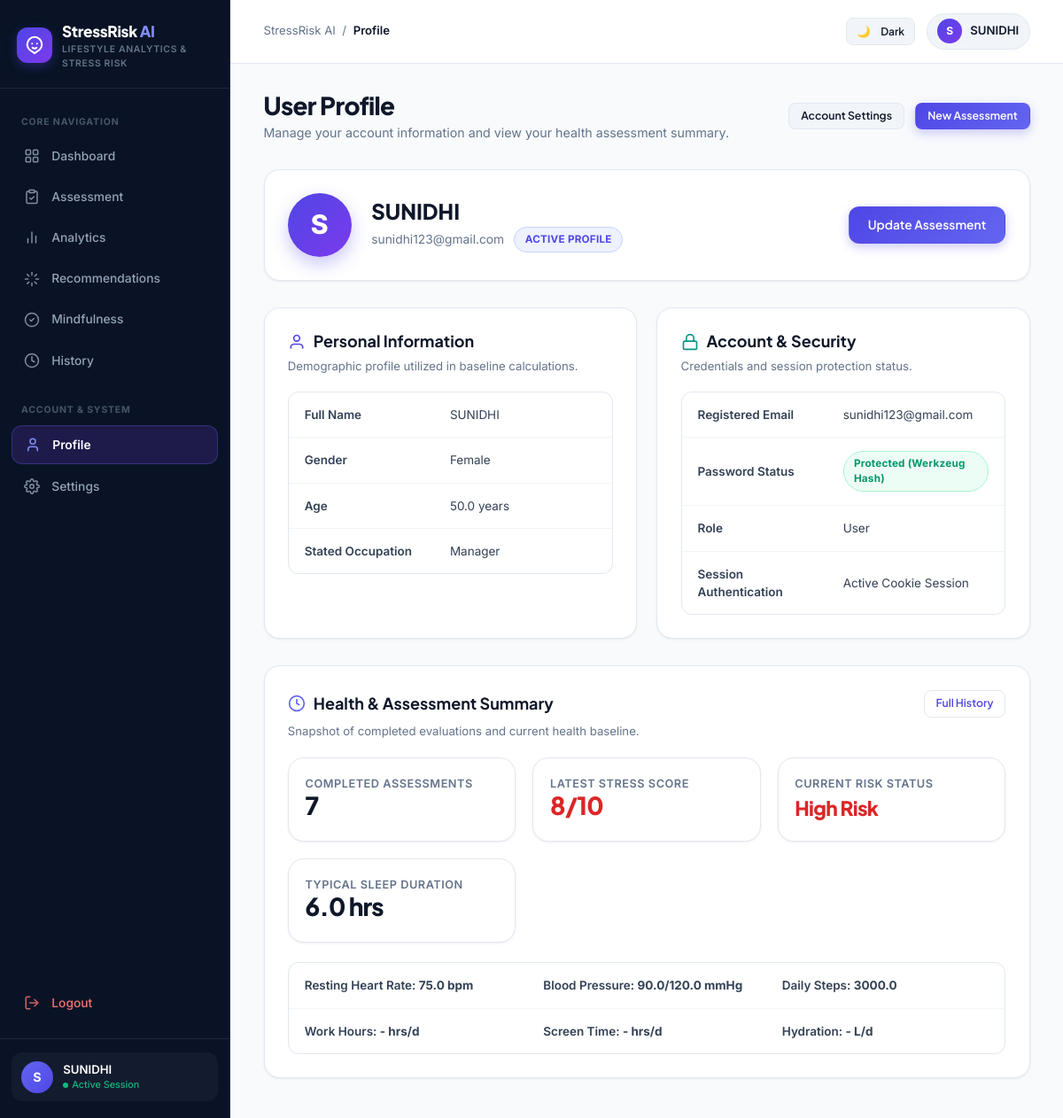
/profile (signed in), run on the app's committed database.
### tables this page shows
CREATE TABLE users (

            id INTEGER PRIMARY KEY AUTOINCREMENT,

            name TEXT NOT NULL,

            email TEXT NOT NULL UNIQUE,

            password TEXT NOT NULL,

            gender TEXT,

            created_at TEXT NOT NULL

        , latest_health TEXT DEFAULT '{}', recommendations TEXT DEFAULT '[]', assessment_count INTEGER DEFAULT 0);

CREATE TABLE assessments (

            id INTEGER PRIMARY KEY AUTOINCREMENT,

            user_id INTEGER NOT NULL,

            age REAL,

            gender TEXT,

            occupation TEXT,

            sleep_duration REAL,

            quality_of_sleep REAL,

            physical_activity REAL,

            bmi_category TEXT,

            heart_rate REAL,

            daily_steps REAL,

            systolic_bp REAL,

            diastolic_bp REAL,

            stress_prediction REAL,

            risk_level TEXT,

            assessment_date TEXT NOT NULL, stress_level INTEGER, created_at TEXT, health_data TEXT, recommendations TEXT, top_features TEXT,

            FOREIGN KEY (user_id)
                REFERENCES users(id)

        );

### app.py (the view)
@app.route("/profile")
@login_required
def profile():
    user = current_user()
    return render_template(
        "profile.html",
        gender=user["gender"],
        **page_context(user)
    )

### templates/profile.html (shortened to what this page needs)
{% extends "base.html" %}
{% block breadcrumb %}Profile{% endblock %}
{% block content %}
<div class="topbar">
    <div class="topbar-heading">
        <h1>User Profile</h1>
        <div class="subtitle">Manage your account information and view your health assessment summary.</div>
    </div>
    <div class="topbar-actions">
        <a href="{{ url_for('settings') }}" class="btn btn-secondary btn-sm">Account Settings</a>
        <a href="{{ url_for('assessment') }}" class="btn btn-primary btn-sm">New Assessment</a>
    </div>
</div>
<div class="card" style="margin-bottom: 2rem;">
    <div style="display: flex; align-items: center; justify-content: space-between; flex-wrap: wrap; gap: 1.5rem;">
        <div style="display: flex; align-items: center; gap: 1.5rem;">
            <div style="width: 72px; height: 72px; border-radius: var(--radius-full); background: linear-gradient(135deg, #4f46e5 0%, #7c3aed 100%); color: #ffffff; display: flex; align-items: center; justify-content: center; font-size: 2rem; font-weight: 800; box-shadow: 0 8px 20px rgba(79, 70, 229, 0.3);">
                {{ (user_name or "U")[0]|upper }}
            </div>
            <div>
                <h2 style="font-size: 1.6rem; font-weight: 800; color: var(--color-text-title); margin-bottom: 0.25rem;">
                    {{ user_name or "User" }}
                </h2>
                <div style="display: flex; align-items: center; gap: 0.75rem; flex-wrap: wrap;">
                    <span style="color: var(--color-text-muted); font-size: 0.92rem;">{{ user_email }}</span>
                    <span class="badge badge-primary">Active Profile</span>
                </div>
            </div>
        </div>
        <div style="display: flex; gap: 0.75rem;">
            <a href="{{ url_for('assessment') }}" class="btn btn-primary">
                Update Assessment
            </a>
        </div>
    </div>
</div>
<div class="grid-2">
    <div class="card">
        <div class="card-header">
            <h2>
                <svg width="20" height="20" viewBox="0 0 24 24" fill="none" stroke="currentColor" stroke-width="2" style="color: var(--color-primary);"><path d="M20 21v-2a4 4 0 0 0-4-4H8a4 4 0 0 0-4 4v2"></path><circle cx="12" cy="7" r="4"></circle></svg>
                Personal Information
            </h2>
        </div>
        <p class="card-subtitle">Demographic profile utilized in baseline calculations.</p>
        <div class="table-responsive">
            <table class="table">
                <tbody>
                    <tr>
                        <td style="font-weight: 600; width: 45%;">Full Name</td>
                        <td>{{ user_name or "Not set" }}</td>
                    </tr>
                    <tr>
                        <td style="font-weight: 600;">Gender</td>
                        <td>{{ gender or health.get("gender") or "Not set" }}</td>
                    </tr>
                    <tr>
                        <td style="font-weight: 600;">Age</td>
                        <td>{{ health.get("age", "-") }} years</td>
                    </tr>
                    <tr>
                        <td style="font-weight: 600;">Stated Occupation</td>
                        <td>{{ health.get("occupation", "-")|capitalize }}</td>
                    </tr>
                </tbody>
            </table>
        </div>
    </div>
    <div class="card">
        <div class="card-header">
            <h2>
                <svg width="20" height="20" viewBox="0 0 24 24" fill="none" stroke="currentColor" stroke-width="2" style="color: var(--color-teal);"><rect x="3" y="11" width="18" height="11" rx="2" ry="2"></rect><path d="M7 11V7a5 5 0 0 1 10 0v4"></path></svg>
                Account & Security
            </h2>
        </div>
        <p class="card-subtitle">Credentials and session protection status.</p>
        <div class="table-responsive">
            <table class="table">
                <tbody>
                    <tr>
                        <td style="font-weight: 600; width: 45%;">Registered Email</td>
                        <td>{{ user_email or "Not registered" }}</td>
                    </tr>
                    <tr>
                        <td style="font-weight: 600;">Password Status</td>
                        <td>
                            <span class="badge badge-low" style="text-transform: none;">
                                Protected (Werkzeug Hash)
                            </span>
                        </td>
                    </tr>
                    <tr>
                        <td style="font-weight: 600;">Role</td>
                        <td>{{ user_role or "User" }}</td>
                    </tr>
                    <tr>
                        <td style="font-weight: 600;">Session Authentication</td>
                        <td>Active Cookie Session</td>
                    </tr>
                </tbody>
            </table>
        </div>
    </div>
</div>
<div class="card" style="margin-top: 2rem;">
    <div class="card-header">
        <h2>
            <svg width="20" height="20" viewBox="0 0 24 24" fill="none" stroke="currentColor" stroke-width="2" style="color: var(--color-accent);"><circle cx="12" cy="12" r="10"></circle><polyline points="12 6 12 12 16 14"></polyline></svg>
            Health & Assessment Summary
        </h2>
        <a href="{{ url_for('history') }}" class="btn btn-outline btn-sm">Full History</a>
    </div>
    <p class="card-subtitle">Snapshot of completed evaluations and current health baseline.</p>
    <div class="stats" style="margin-bottom: 1.5rem;">
        <div class="stat-card" style="padding: 1.25rem;">
            <div class="stat-title">Completed Assessments</div>
            <div class="stat-value" style="font-size: 1.85rem;">{{ assessment_count }}</div>
        </div>
        <div class="stat-card" style="padding: 1.25rem;">
            <div class="stat-title">Latest Stress Score</div>
            <div class="stat-value {% if risk_level == 'High Risk' %}high{% elif risk_level == 'Medium Risk' %}medium{% else %}low{% endif %}" style="font-size: 1.85rem;">
                {{ prediction }}/10
            </div>
        </div>
        <div class="stat-card" style="padding: 1.25rem;">
            <div class="stat-title">Current Risk Status</div>
            <div class="stat-value {% if risk_level == 'High Risk' %}high{% elif risk_level == 'Medium Risk' %}medium{% else %}low{% endif %}" style="font-size: 1.5rem;">
                {{ risk_level }}
            </div>
        </div>
        <div class="stat-card" style="padding: 1.25rem;">
            <div class="stat-title">Typical Sleep Duration</div>
            <div class="stat-value" style="font-size: 1.85rem;">{{ sleep_duration }} hrs</div>
        </div>
    </div>
    <div class="table-responsive">
        <table class="table">
            <tbody>
                <tr>
                    <td style="font-weight: 600; width: 33%;">Resting Heart Rate: <strong>{{ heart_rate }} bpm</strong></td>
                    <td style="font-weight: 600; width: 33%;">Blood Pressure: <strong>{{ health.get("systolic_bp", "-") }}/{{ health.get("diastolic_bp", "-") }} mmHg</strong></td>
                    <td style="font-weight: 600; width: 33%;">Daily Steps: <strong>{{ daily_steps }}</strong></td>
                </tr>
                <tr>
                    <td style="font-weight: 600;">Work Hours: <strong>{{ health.get("working_hours", "-") }} hrs/d</strong></td>
                    <td style="font-weight: 600;">Screen Time: <strong>{{ health.get("screen_time", "-") }} hrs/d</strong></td>
                    <td style="font-weight: 600;">Hydration: <strong>{{ health.get("water_intake", "-") }} L/d</strong></td>
                </tr>
            </tbody>
        </table>
    </div>
</div>
{% endblock %}

### templates/base.html (shortened to what this page needs)
<!DOCTYPE html>
<html lang="en">
<head>
    <link rel="stylesheet" href="{{ url_for('static', filename='css/style.css') }}">
    <link rel="stylesheet" href="{{ url_for('static', filename='css/theme.css') }}">
</head>
<body>
<div class="app-layout">
    {% include 'sidebar.html' %}
    <main class="main">
        <header style="padding: 1rem 2.5rem; background: var(--color-surface); border-bottom: 1px solid var(--color-border); display: flex; align-items: center; justify-content: space-between; position: sticky; top: 0; z-index: 30;">
            <div style="display: flex; align-items: center; gap: 1rem;">
                <div style="display: flex; align-items: center; gap: 0.5rem; font-size: 0.88rem; color: var(--color-text-muted);">
                    <span>StressRisk AI</span>
                    <span>/</span>
                    <span style="color: var(--color-text-title); font-weight: 600;">
                        {% block breadcrumb %}{{ request.endpoint|capitalize }}{% endblock %}
                    </span>
                </div>
            </div>
            <div style="display: flex; align-items: center; gap: 0.85rem;">
                <button id="themeToggleBtn" onclick="toggleTheme()" class="btn btn-secondary btn-sm" title="Toggle Theme" style="padding: 0.45rem 0.75rem;">
                    <span id="themeIcon">🌙</span>
                    <span id="themeLabel" style="font-size: 0.8rem; margin-left: 4px;">Dark</span>
                </button>
                <a href="{{ url_for('profile') }}" style="display: flex; align-items: center; gap: 0.6rem; padding: 0.35rem 0.75rem; border-radius: var(--radius-full); background: var(--color-bg-subtle); border: 1px solid var(--color-border); text-decoration: none;">
                    <div style="width: 28px; height: 28px; border-radius: 50%; background: linear-gradient(135deg, #4f46e5, #7c3aed); color: white; display: flex; align-items: center; justify-content: center; font-weight: 700; font-size: 0.8rem;">
                        {{ (user_name or "U")[0]|upper }}
                    </div>
                    <span style="font-size: 0.88rem; font-weight: 600; color: var(--color-text-title);">{{ user_name or "User" }}</span>
                </a>
            </div>
        </header>
        <div class="content-container">
            {% block content %}{% endblock %}
        </div>
    </main>
</div>
</body>
</html>

### templates/sidebar.html (shortened to what this page needs)
<aside class="sidebar" id="appSidebar">
    <div class="sidebar-header">
        <a href="{{ url_for('dashboard') }}" class="sidebar-brand">
            <div class="brand-icon-wrapper">
            </div>
            <div class="brand-text">
                <span class="brand-name">StressRisk <span>AI</span></span>
                <span class="brand-tag">Lifestyle Analytics & Stress Risk</span>
            </div>
        </a>
    </div>
    <nav class="sidebar-nav">
        <div class="nav-section-title">Core Navigation</div>
        <a href="{{ url_for('dashboard') }}" class="{% if request.endpoint == 'dashboard' %}active{% endif %}">
            <span class="nav-icon">
            </span>
            <span>Dashboard</span>
        </a>
        <a href="{{ url_for('assessment') }}" class="{% if request.endpoint in ['assessment', 'predict'] %}active{% endif %}">
            <span class="nav-icon">
            </span>
            <span>Assessment</span>
        </a>
        <a href="{{ url_for('analytics') }}" class="{% if request.endpoint == 'analytics' %}active{% endif %}">
            <span class="nav-icon">
                <svg width="18" height="18" viewBox="0 0 24 24" fill="none" stroke="currentColor" stroke-width="2" stroke-linecap="round" stroke-linejoin="round">
                    <line x1="18" y1="20" x2="18" y2="10"></line>
                    <line x1="12" y1="20" x2="12" y2="4"></line>
                    <line x1="6" y1="20" x2="6" y2="14"></line>
                </svg>
            </span>
            <span>Analytics</span>
        </a>
        <a href="{{ url_for('recommendations') }}" class="{% if request.endpoint == 'recommendations' %}active{% endif %}">
            <span class="nav-icon">
            </span>
            <span>Recommendations</span>
        </a>
        <a href="{{ url_for('mindfulness') }}" class="{% if request.endpoint == 'mindfulness' %}active{% endif %}">
            <span class="nav-icon">
                <svg width="18" height="18" viewBox="0 0 24 24" fill="none" stroke="currentColor" stroke-width="2" stroke-linecap="round" stroke-linejoin="round">
                    <path d="M12 22c5.523 0 10-4.477 10-10S17.523 2 12 2 2 6.477 2 12s4.477 10 10 10z"></path>
                    <path d="m9 12 2 2 4-4"></path>
                </svg>
            </span>
            <span>Mindfulness</span>
        </a>
        <a href="{{ url_for('history') }}" class="{% if request.endpoint == 'history' %}active{% endif %}">
            <span class="nav-icon">
                <svg width="18" height="18" viewBox="0 0 24 24" fill="none" stroke="currentColor" stroke-width="2" stroke-linecap="round" stroke-linejoin="round">
                    <circle cx="12" cy="12" r="10"></circle>
                    <polyline points="12 6 12 12 16 14"></polyline>
                </svg>
            </span>
            <span>History</span>
        </a>
        <div class="nav-section-title" style="margin-top: 0.75rem;">Account & System</div>
        <a href="{{ url_for('profile') }}" class="{% if request.endpoint == 'profile' %}active{% endif %}">
            <span class="nav-icon">
                <svg width="18" height="18" viewBox="0 0 24 24" fill="none" stroke="currentColor" stroke-width="2" stroke-linecap="round" stroke-linejoin="round">
                    <path d="M19 21v-2a4 4 0 0 0-4-4H9a4 4 0 0 0-4 4v2"></path>
                    <circle cx="12" cy="7" r="4"></circle>
                </svg>
            </span>
            <span>Profile</span>
        </a>
        <a href="{{ url_for('settings') }}" class="{% if request.endpoint == 'settings' %}active{% endif %}">
            <span class="nav-icon">
            </span>
            <span>Settings</span>
        </a>
        <a href="{{ url_for('logout') }}" style="margin-top: auto; color: #f87171;">
            <span class="nav-icon">
                <svg width="18" height="18" viewBox="0 0 24 24" fill="none" stroke="currentColor" stroke-width="2" stroke-linecap="round" stroke-linejoin="round">
                    <path d="M9 21H5a2 2 0 0 1-2-2V5a2 2 0 0 1 2-2h4"></path>
                    <polyline points="16 17 21 12 16 7"></polyline>
                    <line x1="21" y1="12" x2="9" y2="12"></line>
                </svg>
            </span>
            <span>Logout</span>
        </a>
    </nav>
    <div class="sidebar-footer">
        <div class="user-snippet">
            <div class="user-avatar-sm">{{ (user_name or "U")[0]|upper }}</div>
            <div class="user-snippet-info">
                <span class="user-snippet-name">{{ user_name or "User" }}</span>
                <span class="user-snippet-status">Active Session</span>
            </div>
        </div>
    </div>
</aside>

### data on the page
users: name "S", name "SUNIDHI", email "sunidhi123@gmail.com", gender "Female"
assessments: get "Manager", risk_level "High Risk"

### other printed values
{{ health.get("age", "-") }} "50.0"
{{ user_role or "User" }} "User"
{{ assessment_count }} "7"
{{ prediction }} "8"
{{ sleep_duration }} "6.0"
{{ heart_rate }} "75.0"
{{ health.get("systolic_bp", "-") }} "90.0"
{{ health.get("diastolic_bp", "-") }} "120.0"
{{ daily_steps }} "3000.0"
{{ health.get("working_hours", "-") }} "-"
{{ health.get("screen_time", "-") }} "-"
{{ health.get("water_intake", "-") }} "-"
